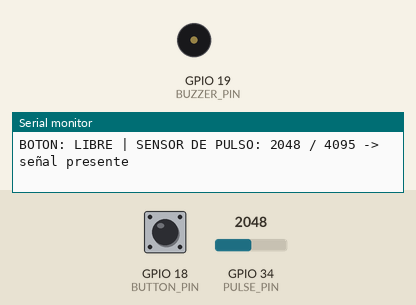
Simulated run of this sketch. Board: ESP32. Parts: buzzer (waves = sounding), the last lines printed to the serial monitor. Inputs (shaded band) come from the test bench; at power-on: GPIO 34 (PULSE_PIN) = 2048, GPIO 18 (BUTTON_PIN) HIGH (analog values on the 0–4095 scale).

Above: at 2.5 s.
2.6 s: GPIO 34 (PULSE_PIN) set to 3951
4.1 s: GPIO 34 (PULSE_PIN) set to 4063
6.3 s: GPIO 18 (BUTTON_PIN) pulled LOW for 0.15 s
At 6.9 s:
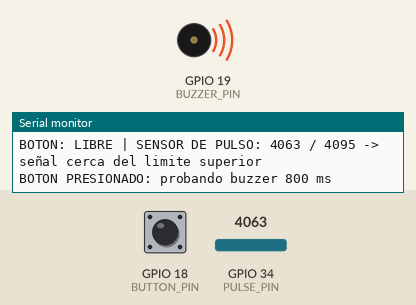
Timing chart, 0 to 9.3 s (numbered marks = the images above; inputs shaded):
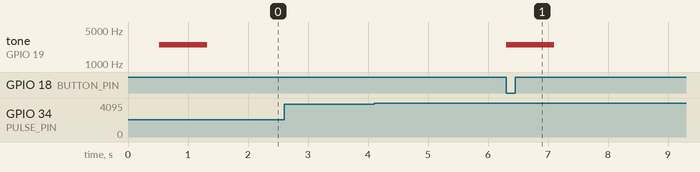

The sketch:

testing.ino
```cpp
// Prueba: sensor de pulso, boton y buzzer.
// Boton: GPIO 18 a GND.
// Buzzer: GPIO 19.
// Sensor analogico: GPIO 34.

#define BUTTON_PIN 18
#define BUZZER_PIN 19
#define PULSE_PIN 34

bool botonAnterior = false;
unsigned long ultimaLectura = 0;

void iniciarBuzzer() {
#if ESP_ARDUINO_VERSION_MAJOR >= 3
  ledcAttach(BUZZER_PIN, 2000, 8);
#else
  ledcSetup(0, 2000, 8);
  ledcAttachPin(BUZZER_PIN, 0);
#endif
}

void buzzer(bool encender) {
#if ESP_ARDUINO_VERSION_MAJOR >= 3
  ledcWriteTone(BUZZER_PIN, encender ? 2500 : 0);
#else
  ledcWriteTone(0, encender ? 2500 : 0);
#endif
}

void probarBuzzer() {
  Serial.println("BOTON PRESIONADO: probando buzzer 800 ms");
  buzzer(true);
  delay(800);
  buzzer(false);
}

void setup() {
  Serial.begin(115200);
  delay(500);

  pinMode(BUTTON_PIN, INPUT_PULLUP);
  iniciarBuzzer();
  buzzer(false);

  analogReadResolution(12);
  analogSetPinAttenuation(PULSE_PIN, ADC_11db);

  Serial.println("=========================================");
  Serial.println("PRUEBA: SENSOR DE PULSO + BOTON + BUZZER");
  Serial.println("Abre el monitor serie a 115200 baudios.");
  Serial.println("BOTON: GPIO 18 a GND cuando se presiona");
  Serial.println("BUZZER: GPIO 19");
  Serial.println("PULSO: GPIO 34");
  Serial.println("=========================================");

  probarBuzzer();
}

void loop() {
  bool botonPresionado = digitalRead(BUTTON_PIN) == LOW;

  if (botonPresionado && !botonAnterior) {
    probarBuzzer();
  }

  if (!botonPresionado && botonAnterior) {
    Serial.println("BOTON: soltado");
  }

  botonAnterior = botonPresionado;

  if (millis() - ultimaLectura >= 500) {
    ultimaLectura = millis();

    int valor = analogRead(PULSE_PIN);

    Serial.print("BOTON: ");
    Serial.print(botonPresionado ? "PRESIONADO" : "LIBRE");
    Serial.print(" | SENSOR DE PULSO: ");
    Serial.print(valor);
    Serial.print(" / 4095");

    if (valor < 50) {
      Serial.println(" -> sin señal o sensor desconectado");
    } else if (valor > 4000) {
      Serial.println(" -> señal cerca del limite superior");
    } else {
      Serial.println(" -> señal presente");
    }
  }

  delay(10);
}
```

Measured:
- after the input at 6.3 s, tone on GPIO 19 (BUZZER_PIN): silent → 2500 Hz at once, → silent 0.80 s later
